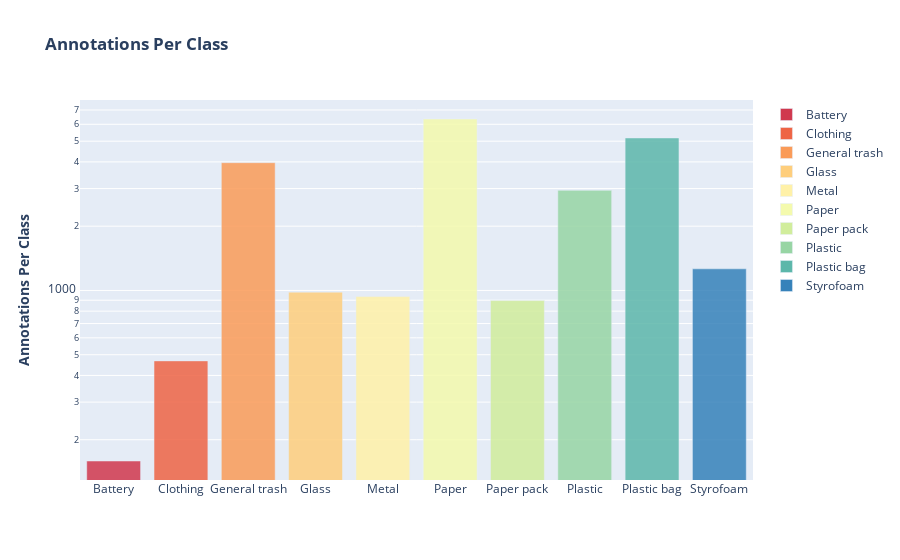

Notebook cell for this chart:
### Code cell
fig = px.bar(df.class_name.value_counts().sort_index(), 
             color=df.class_name.value_counts().sort_index().index, opacity=0.85,
             color_discrete_sequence=LABEL_COLORS, log_y=True,
             labels={"y":"Annotations Per Class", "x":""},
             title="<b>Annotations Per Class</b>",)
fig.update_layout(legend_title=None,
                  xaxis_title="",
                  yaxis_title="<b>Annotations Per Class</b>")

fig.show()

### Figure 1 — Plotly figure (JSON) as saved in the notebook; plotly's stock layout.template omitted (floating-point values rounded to 4 significant figures)
{"data": [{"alignmentgroup": "True", "hovertemplate": "color=Battery<br>index=%{x}<br>value=%{y}<extra></extra>", "legendgroup": "Battery", "marker": {"color": "rgb(208, 56, 78)", "opacity": 0.85, "pattern": {"shape": ""}}, "name": "Battery", "offsetgroup": "Battery", "orientation": "v", "showlegend": true, "textposition": "auto", "type": "bar", "x": ["Battery"], "xaxis": "x", "y": [159], "yaxis": "y"}, {"alignmentgroup": "True", "hovertemplate": "color=Clothing<br>index=%{x}<br>value=%{y}<extra></extra>", "legendgroup": "Clothing", "marker": {"color": "rgb(238, 100, 69)", "opacity": 0.85, "pattern": {"shape": ""}}, "name": "Clothing", "offsetgroup": "Clothing", "orientation": "v", "showlegend": true, "textposition": "auto", "type": "bar", "x": ["Clothing"], "xaxis": "x", "y": [468], "yaxis": "y"}, {"alignmentgroup": "True", "hovertemplate": "color=General trash<br>index=%{x}<br>value=%{y}<extra></extra>", "legendgroup": "General trash", "marker": {"color": "rgb(250, 155, 88)", "opacity": 0.85, "pattern": {"shape": ""}}, "name": "General trash", "offsetgroup": "General trash", "orientation": "v", "showlegend": true, "textposition": "auto", "type": "bar", "x": ["General trash"], "xaxis": "x", "y": [3966], "yaxis": "y"}, {"alignmentgroup": "True", "hovertemplate": "color=Glass<br>index=%{x}<br>value=%{y}<extra></extra>", "legendgroup": "Glass", "marker": {"color": "rgb(254, 206, 124)", "opacity": 0.85, "pattern": {"shape": ""}}, "name": "Glass", "offsetgroup": "Glass", "orientation": "v", "showlegend": true, "textposition": "auto", "type": "bar", "x": ["Glass"], "xaxis": "x", "y": [982], "yaxis": "y"}, {"alignmentgroup": "True", "hovertemplate": "color=Metal<br>index=%{x}<br>value=%{y}<extra></extra>", "legendgroup": "Metal", "marker": {"color": "rgb(255, 241, 168)", "opacity": 0.85, "pattern": {"shape": ""}}, "name": "Metal", "offsetgroup": "Metal", "orientation": "v", "showlegend": true, "textposition": "auto", "type": "bar", "x": ["Metal"], "xaxis": "x", "y": [936], "yaxis": "y"}, {"alignmentgroup": "True", "hovertemplate": "color=Paper<br>index=%{x}<br>value=%{y}<extra></extra>", "legendgroup": "Paper", "marker": {"color": "rgb(244, 250, 173)", "opacity": 0.85, "pattern": {"shape": ""}}, "name": "Paper", "offsetgroup": "Paper", "orientation": "v", "showlegend": true, "textposition": "auto", "type": "bar", "x": ["Paper"], "xaxis": "x", "y": [6352], "yaxis": "y"}, {"alignmentgroup": "True", "hovertemplate": "color=Paper pack<br>index=%{x}<br>value=%{y}<extra></extra>", "legendgroup": "Paper pack", "marker": {"color": "rgb(209, 237, 156)", "opacity": 0.85, "pattern": {"shape": ""}}, "name": "Paper pack", "offsetgroup": "Paper pack", "orientation": "v", "showlegend": true, "textposition": "auto", "type": "bar", "x": ["Paper pack"], "xaxis": "x", "y": [897], "yaxis": "y"}, {"alignmentgroup": "True", "hovertemplate": "color=Plastic<br>index=%{x}<br>value=%{y}<extra></extra>", "legendgroup": "Plastic", "marker": {"color": "rgb(151, 213, 164)", "opacity": 0.85, "pattern": {"shape": ""}}, "name": "Plastic", "offsetgroup": "Plastic", "orientation": "v", "showlegend": true, "textposition": "auto", "type": "bar", "x": ["Plastic"], "xaxis": "x", "y": [2943], "yaxis": "y"}, {"alignmentgroup": "True", "hovertemplate": "color=Plastic bag<br>index=%{x}<br>value=%{y}<extra></extra>", "legendgroup": "Plastic bag", "marker": {"color": "rgb(92, 183, 170)", "opacity": 0.85, "pattern": {"shape": ""}}, "name": "Plastic bag", "offsetgroup": "Plastic bag", "orientation": "v", "showlegend": true, "textposition": "auto", "type": "bar", "x": ["Plastic bag"], "xaxis": "x", "y": [5178], "yaxis": "y"}, {"alignmentgroup": "True", "hovertemplate": "color=Styrofoam<br>index=%{x}<br>value=%{y}<extra></extra>", "legendgroup": "Styrofoam", "marker": {"color": "rgb(54, 130, 186)", "opacity": 0.85, "pattern": {"shape": ""}}, "name": "Styrofoam", "offsetgroup": "Styrofoam", "orientation": "v", "showlegend": true, "textposition": "auto", "type": "bar", "x": ["Styrofoam"], "xaxis": "x", "y": [1263], "yaxis": "y"}], "layout": {"barmode": "relative", "legend": {"title": {}, "tracegroupgap": 0}, "title": {"text": "<b>Annotations Per Class</b>"}, "xaxis": {"anchor": "y", "domain": [0, 1], "title": {"text": ""}}, "yaxis": {"anchor": "x", "domain": [0, 1], "title": {"text": "<b>Annotations Per Class</b>"}, "type": "log"}}}
